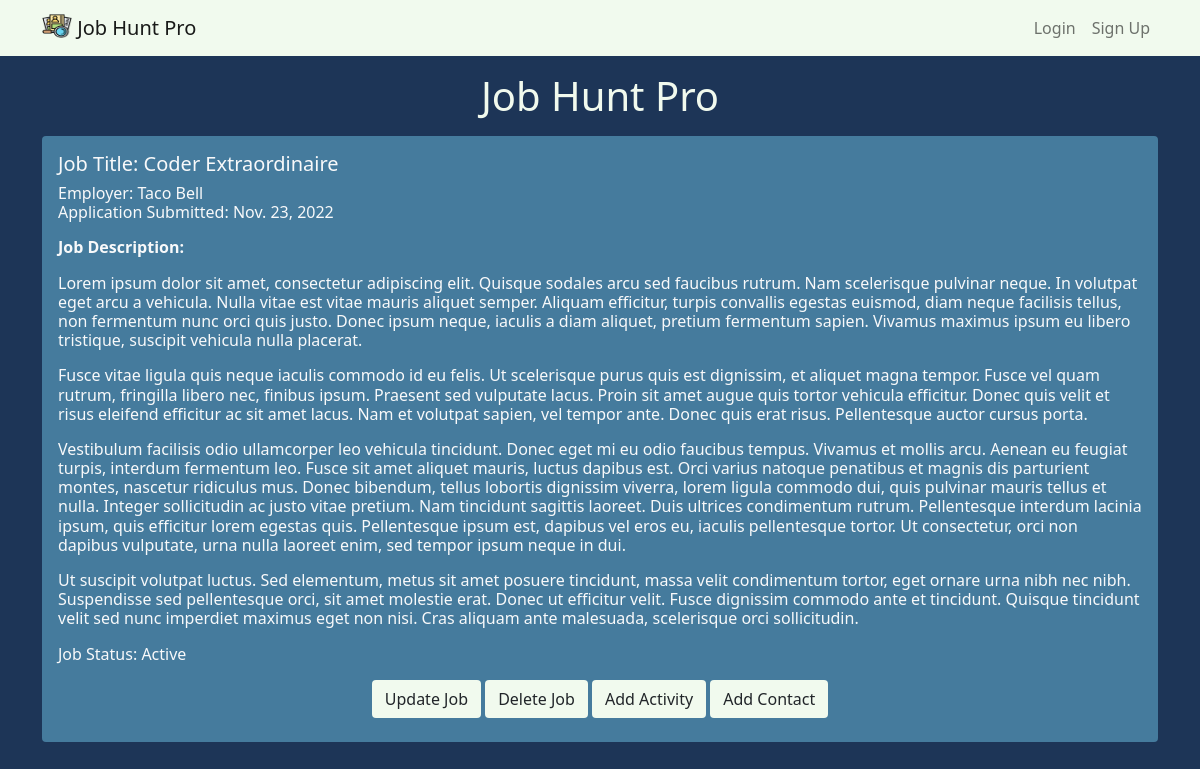
/detail/1, run on the app's committed database.
### jobhunt/models.py (models this page shows, shortened)
class Job(models.Model):
    class status_types(models.TextChoices):
        ACTIVE = 'AC', ('Active')
        NOTSELECTED = 'NS', ('Not Selected')
        WITHDRAWN = 'WD', ('Withdrawn')
    employer = models.CharField(max_length=100)
    job_title = models.CharField(max_length=100, blank=True)
    job_description = models.TextField(blank=True)
    notes = models.TextField(blank=True)
    status = models.CharField(
        max_length=2,
        choices=status_types.choices,
        default=status_types.ACTIVE
    )
    job_application_url = models.TextField(blank=True)
    application_date = models.DateField(auto_now_add=True)
    user = models.ForeignKey(User, on_delete=models.CASCADE)
    def get_status(self):
        return Job.status_types(self.status).label

### jobhunt/views.py (the view)
# urls.py: path('detail/<int:job_id>', views.job_detail, name='job_detail'),
def job_detail(request, job_id):
    job = get_object_or_404(Job, pk=job_id)
    activities = Activity.objects.filter(pk=job_id)
    contacts = Contact.objects.filter(pk=job_id)
    print(contacts)
    print(activities)
    return render(request, 'jobhunt/pages/job_detail.html', {
                    'job': job,
                    'activities': activities,
                    'contacts': contacts,
                 })

### jobhunt/models.py (called while the page is built)
    def __str__(self):
        return f'{self.name}, {self.title}'

### jobhunt/templates/jobhunt/pages/job_detail.html (shortened to what this page needs)
{% extends "base.html"  %}
{% block content %}
    <h1 class="my-3 text-center">Job Hunt Pro</h1>
    <div class="container text-light">
        <div class="container-fluid p-3 my-3 rounded">
            <h5>Job Title: {{ job.job_title }}</h5>
            <h6>Employer: {{ job.employer }}
            <p>Application Submitted: {{ job.application_date }}
            <p><strong>Job Description:</strong></p>
            <p>{{ job.job_description|linebreaks }}</p>
            <p class='card-text'>
                Job Status: {{ job.get_status }}
            </p>
            <div class=text-center>
                <a href="#" class="btn">
                    Update Job
                </a>
                <a href="#" class="btn">
                    Delete Job
                </a>
                <a href="{% url 'jobhunt:add_activity' job.id %}" class="btn">
                    Add Activity
                </a>
                <a href="{% url 'jobhunt:add_contact' job.id %}" class="btn">
                    Add Contact
                </a>
            </div>
        </div>
    </div>
{% endblock %}

### jobhunt/static/css/jobhunt.css (style rules this page uses)
body { background-color: #1D3557; color: #F1FAEE; }
.container-fluid { background-color: #457B9D; }
.btn { background-color: #F1FAEE; }

### data on the page
Job: job_title "Coder Extraordinaire", employer "Taco Bell", application_date "Nov. 23, 2022", job_description "Lorem ipsum dolor sit amet, consectetur adipiscing elit. Quisque sodales arcu sed faucibus rutrum. Nam scelerisque pulvinar neque. In volutpat eget arcu a vehicula. Nulla vitae est vitae mauris aliquet semper. Aliquam efficitur, turpis convallis egestas euismod, diam neque facilisis tellus, non fermentum nunc orci quis justo. Donec ipsum neque, iaculis a diam aliquet, pretium fermentum sapien. Vivamus maximus ipsum eu libero tristique, suscipit vehicula nulla placerat. Fusce vitae ligula quis neque iaculis commodo id eu felis. Ut scelerisque purus quis est dignissim, et aliquet magna tempor. Fusce vel quam rutrum, fringilla libero nec, finibus ipsum. Praesent sed vulputate lacus. Proin sit…", get_status "Active"
